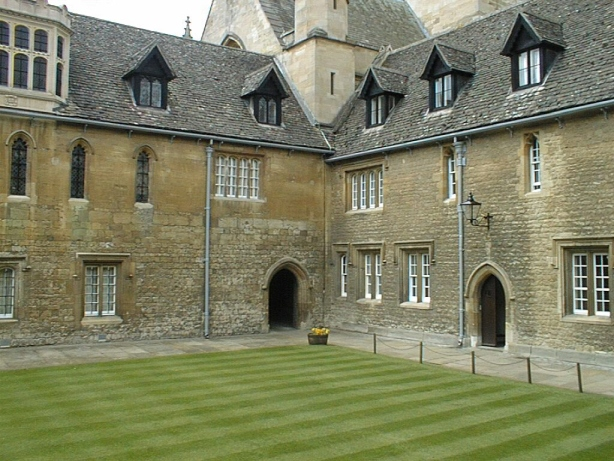
#> input picture location_2_frame_001.jpg, 614 x 461 px
$ python main.py
#> lines starting #> are read from the running program, lines starting #| are printed output that depends on the picture; after the words box and inside, x2 and y2 are one past the last pixel; in counts of white or black regions, pixels touching at a corner belong together
# import cv
import math

import cv as cv
import cv2
import matplotlib.pyplot as plt
import numpy
import numpy as np

def drawlines(img1,img2,lines,pts1,pts2, secondPicColors = None):
    ''' img1 - image on which we draw the epilines for the points in img2
        lines - corresponding epilines '''
    r,c = img1.shape[:-1]
    Colors = []
    i = 0
    img1 = cv2.cvtColor(img1, cv2.COLOR_BGR2RGB)
    # img1 = cv2.cvtColor(img1,cv2.COLOR_GRAY2BGR)
    img2 = cv2.cvtColor(img2, cv2.COLOR_BGR2RGB)
    # img2 = cv2.cvtColor(img2,cv2.COLOR_GRAY2BGR)
    for r,pt1,pt2 in zip(lines,pts1,pts2):
        if secondPicColors:
            color = secondPicColors[i]
            i+=1
        else:
            color = tuple(np.random.randint(0,255,3).tolist())
            Colors.append(color)
        x0,y0 = map(int, [0, -r[2]/r[1] ])
        x1,y1 = map(int, [c, -(r[2]+r[0]*c)/r[1] ])
        img1 = cv2.line(img1, (x0,y0), (x1,y1), color,1)
        img1 = cv2.circle(img1,tuple(pt1),5,color,-1)
        img2 = cv2.circle(img2,tuple(pt2),20,color,-1)

    return img1,img2, Colors

if __name__ == '__main__':
    left = cv2.imread('location_2_frame_001.jpg')
#> left is the input picture: shape (461, 614, 3); mean B, G, R 98.4, 127.9, 125.5
    right = cv2.imread('location_2_frame_002.jpg')
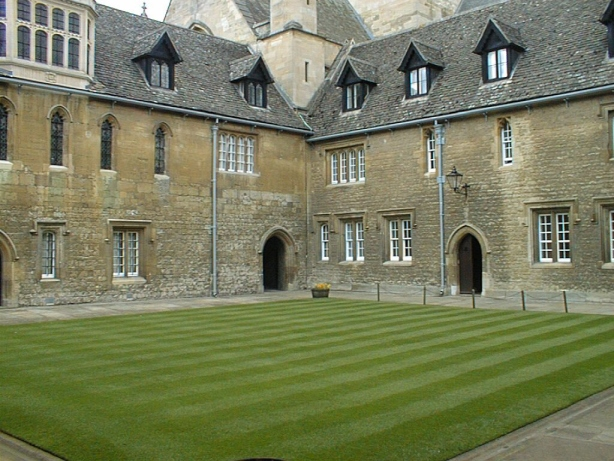
#> input picture location_2_frame_002.jpg, 614 x 461 px
#> right is the input picture: shape (461, 614, 3); mean B, G, R 92.9, 124.9, 119.8
    PointsNum = 10
    plt.subplot(1, 2, 1), plt.imshow(left)
    plt.title('left')
    plt.xticks([]), plt.yticks([])
    plt.subplot(1, 2, 2), plt.imshow(right)
    plt.title('right')
    plt.xticks([]), plt.yticks([])
    plt.show()
#> figure, not shown here; B, G, R data is drawn as R, G, B

    # setting the first set of matches (s1) manually
    # left_points = [(55, 176), (90, 176), (90, 259), (55, 259), (428, 160), (446, 159), (444, 239), (425, 232), (245, 403), (241, 447)]
    # right_points = [(65, 177), (99, 177), (100, 254), (67, 254), (414, 160), (429, 160), (427, 233), (412, 226), (245, 390), (242, 428)]

    left_points = [(214, 150), (263, 154), (345, 170), (381, 164), (326, 344), (582, 392), (82, 259), (563, 248), (155, 45), (518, 13)]
    right_points = [(219, 128), (256, 133), (325, 149), (362, 143), (328, 296), (567, 312), (112, 226), (531, 207), (165, 31), (489, 18)]

    # left_points = [(101, 150), (333, 150), (333, 379), (101, 379), (100,149), (332, 149), (332, 378), (100, 378), (215, 238)]
    # right_points = [(898, 285), (1127, 285), (1127, 517), (898, 517), (897, 284), (1126, 284), (1126, 516), (897, 516), (1024, 403)]

    S1 = []
    for i in range(PointsNum):
        S1.append([left_points[i], right_points[i]])
    # show the chosen matches on the images
    for i in range(PointsNum):
        newimage1 = cv2.circle(left, (S1[i][0][0], S1[i][0][1]), radius=6, color=(0, 0, 255), thickness=-1)
        newimage2 = cv2.circle(right, (S1[i][1][0], S1[i][1][1]), radius=6, color=(255, 0, 0), thickness=-1)
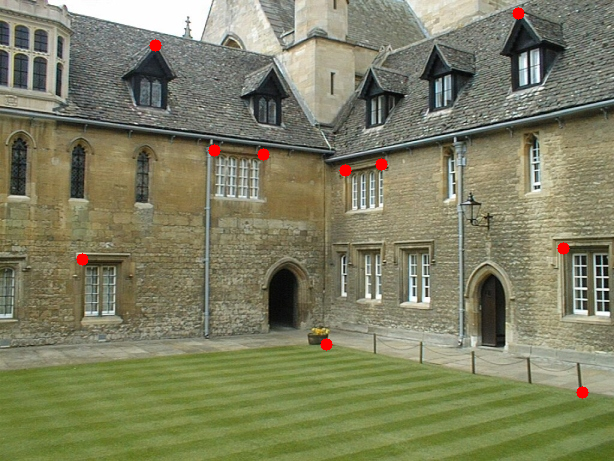
#> left: shape (461, 614, 3); 0.4% of pixels changed, all inside (x1, y1, x2, y2) = (76, 7, 589, 399)
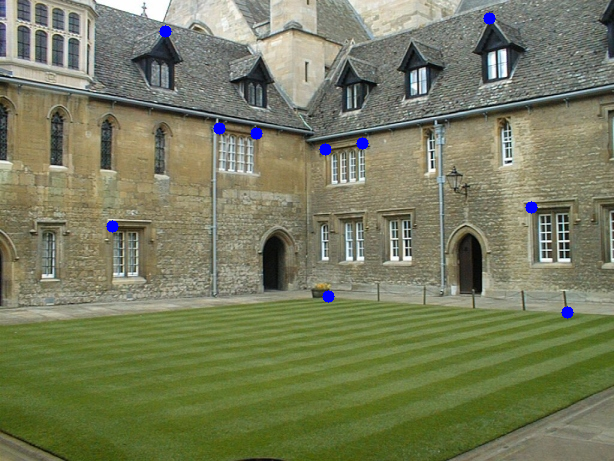
#> right: shape (461, 614, 3); 0.4% of pixels changed, all inside (x1, y1, x2, y2) = (106, 12, 574, 319)

    plt.subplot(1, 2, 1), plt.imshow(newimage1)
    plt.title('newimage1')
    plt.xticks([]), plt.yticks([])
    plt.subplot(1, 2, 2), plt.imshow(newimage2)
    plt.title('newimage2')
    plt.xticks([]), plt.yticks([])
    plt.show()
#> figure, not shown here; B, G, R data is drawn as R, G, B

    # find the fundamental matrix from the first set of matches (s1)
    F = cv2.findFundamentalMat(np. array(left_points), np. array(right_points), cv2.FM_8POINT)
    F = np.array(F[0])########### !

    # print('F = ')
    # print(F)
    xleft = np.array([S1[0][0][0], S1[0][0][1], 1])
    xright = np.array([S1[0][1][0], S1[0][1][1], 1])
    lines1 = F.dot(xleft)
    lines2 = F.dot(xright)
    SED2 = []
    Ri = numpy.transpose(xleft).dot(F).dot(xright)
    ans = ((1/(lines1[0]**2 + lines1[1]**2)) + (1 / (lines2[0]**2 + lines2[1]**2)))
    finalans = ans * (Ri**2)
    SED2.append(finalans)
    # [6 lines of commented-out code are left out]

    for i in range(PointsNum-1):
       xleft = np.array([S1[i+1][0][0], S1[i+1][0][1], 1])
       xright = np.array([S1[i+1][1][0], S1[i+1][1][1], 1])

       lines1 = np.append(lines1, F.dot(xleft))
       lines1 = lines1.reshape(-1, 3)
       lines2 = np.append(lines2, F.dot(xright))
       lines2 = lines2.reshape(-1, 3)
       # SED2.append(math.dist(xleft, lines1[i])**2 + math.dist(xright, lines2[i])**2)

       Ri = numpy.transpose(xleft).dot(F).dot(xright)
       ans = ((1 / (lines1[i][0] ** 2 + lines1[i][1] ** 2)) + (1 / (lines2[i][0] ** 2 + lines2[i][1] ** 2)))
       finalans = ans * (Ri ** 2)
       SED2.append(finalans)

       # Find epilines corresponding to points in left image (first image) and
       # drawing its lines on right image
       # lines2 = F.dot(xright)
       # lines2 = lines1.reshape(-1, 3)
       # cv2.computeCorrespondEpilines(left_points.reshape(-1, 1, 2), 1, F)

    img5, img6, colors = drawlines(left, right, lines1, left_points, right_points)
#> after the loop in drawlines, `for r,pt1,pt2 in zip(lines,pts1,pts2):`: img1: shape (461, 614, 3); mean R, G, B 125.6, 127, 99.4
#> after the loop in drawlines, `for r,pt1,pt2 in zip(lines,pts1,pts2):`:
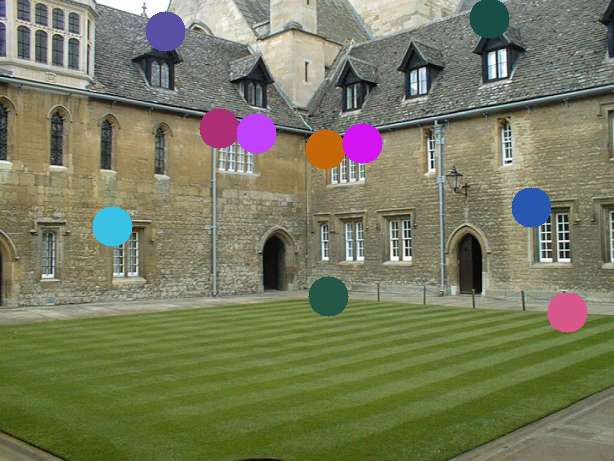
#> img2: shape (461, 614, 3); mean R, G, B 119.9, 123.2, 94.9
#> after the loop in drawlines, `for r,pt1,pt2 in zip(lines,pts1,pts2):`: Colors = [(172, 47, 117), (192, 67, 251), (195, 103, 9), (211, 21, 242), (36, 87, 70), (216, 88, 140), (58, 193, 230), (39, 87, 174), (88, 81, 165), (25, 77, 72)]; i = 0
#> colors has the same summary as Colors in drawlines
    img3, img4, k = drawlines(right, left, lines2, right_points, left_points, colors)
#> the loop in drawlines (call 2), `for r,pt1,pt2 in zip(lines,pts1,pts2):` made 10 passes
#> (color, y0, y1) on passes 1 to 10: ((172, 47, 117), 143, 45), ((192, 67, 251), 156, 52), ((195, 103, 9), 189, 71), ((211, 21, 242), 191, 72), ((36, 87, 70), 356, 166), ((216, 88, 140), 461, 225), ((58, 193, 230), 223, 90), ((39, 87, 174), 315, 142), ((88, 81, 165), 32, -18), ((25, 77, 72), 70, 3)
#> pass 1, in drawlines (call 2), `img2 = cv2.circle(img2,tuple(pt2),20,color,-1)`:
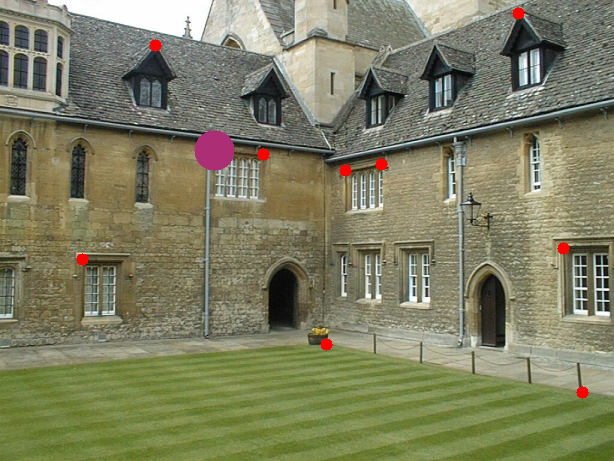
#> img2: shape (461, 614, 3); mean R, G, B 126.4, 127.3, 98.3
#> after the loop in drawlines (call 2), `for r,pt1,pt2 in zip(lines,pts1,pts2):`:
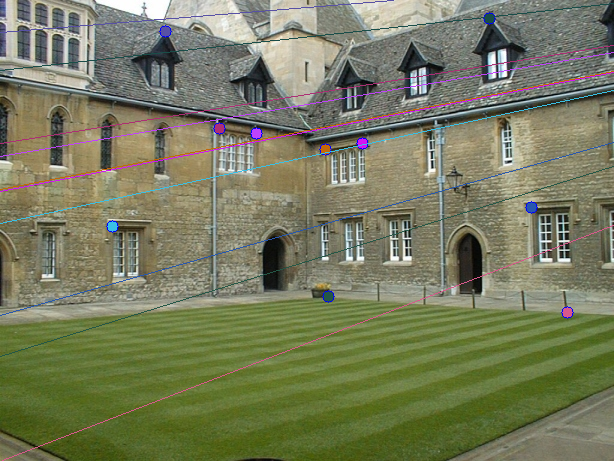
#> img1: shape (461, 614, 3); mean R, G, B 119.6, 123.8, 94.1
#> after the loop in drawlines (call 2), `for r,pt1,pt2 in zip(lines,pts1,pts2):`:
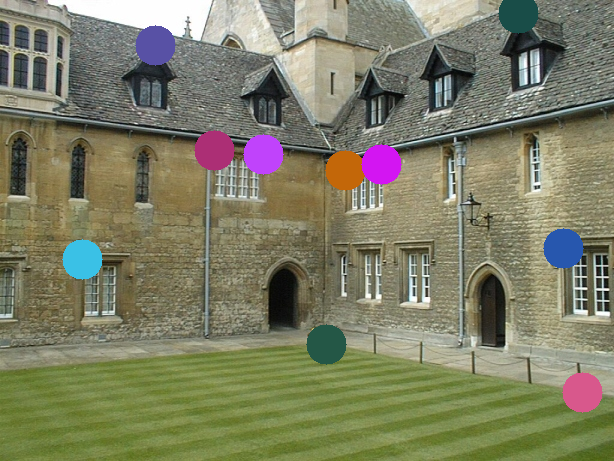
#> img2: shape (461, 614, 3); 3.94% of pixels changed, all inside (x1, y1, x2, y2) = (62, 0, 603, 413)
#> after the loop in drawlines (call 2), `for r,pt1,pt2 in zip(lines,pts1,pts2):`: Colors = []; i = 10
#> k = []
    plt.subplot(121), plt.imshow(img5)
    plt.subplot(122), plt.imshow(img3)
    plt.show()
    error = sum(SED2)
    print("ERROR IS  = ")
    print(error)
    # [19 lines of commented-out code are left out]
